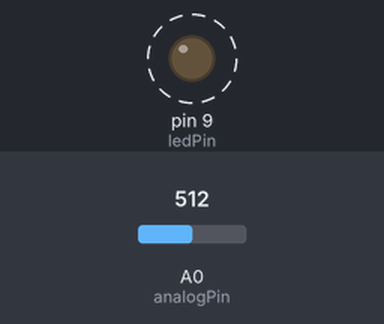
The sketch below on a simulated Arduino Uno, built with avr-gcc and run on an emulated ATmega328P. On the bench: output pins drawn as LEDs (lit = HIGH). Dashed ring = blinking. The inputs (shaded band) are chosen by the test bench; at power-on: A0 (analogPin) = 512.

Above: at 1.8 s.
1.9 s: A0 (analogPin) set to 0
At 3.3 s:
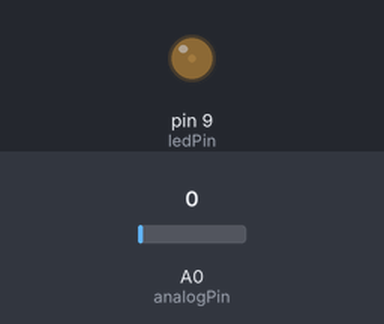
3.6 s: A0 (analogPin) set to 122
At 3.9 s:
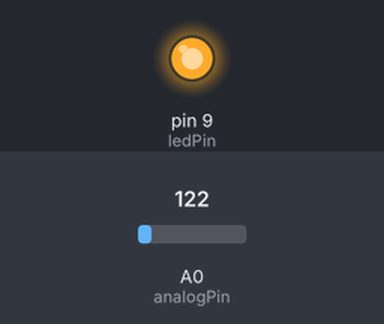
Timing chart, 0 to 13.1 s (numbered marks = the images above; inputs shaded):
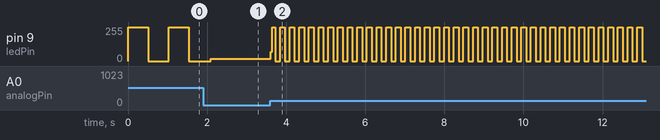

Measured:
- after the input at 3.6 s, pin 9 (ledPin): 18/255 → 69/255 at once, then moves between 0/255 and 255/255, repeating every 0.24 s
- by itself, pin 9 (ledPin): alternates 255/255 for 0.51 s and 0/255 for 0.51 s

The sketch:

_07_potBlinkingLed.ino
```cpp
const int analogPin = A0; //the analog pin of the potentiometer
const int ledPin = 9; //the number of the LED pin

int inputValue = 0; //variable to store the value coming from potentiometer

void setup()
{
    pinMode(ledPin,OUTPUT); //initialize the LED pin as output
}

void loop()
{
  inputValue = analogRead(analogPin); //read the value from the potentiometer

  digitalWrite(ledPin,HIGH); //turn on the LED
  delay(inputValue); //wait for the number of ms in inputValue
  digitalWrite(ledPin,LOW); //turn off the LED
  delay(inputValue); //wait for the number of ms in inputValue
}
```
